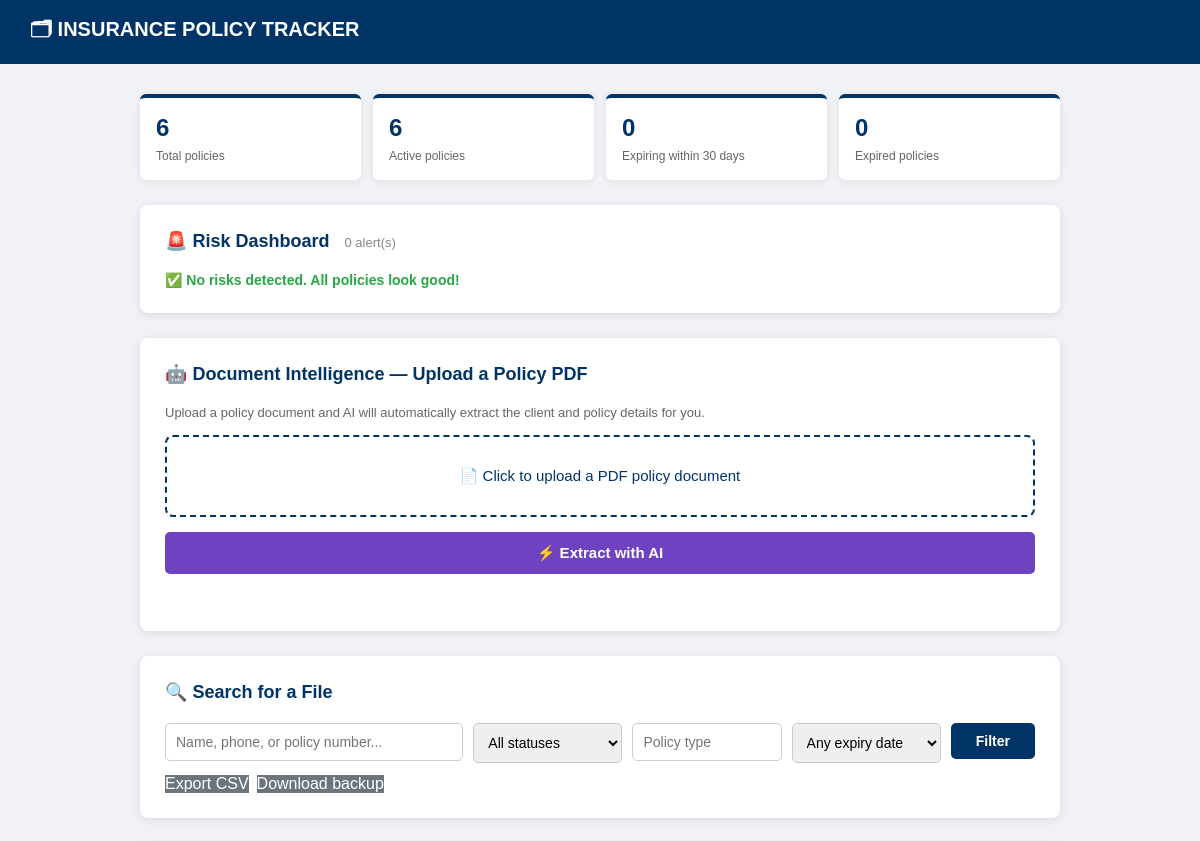
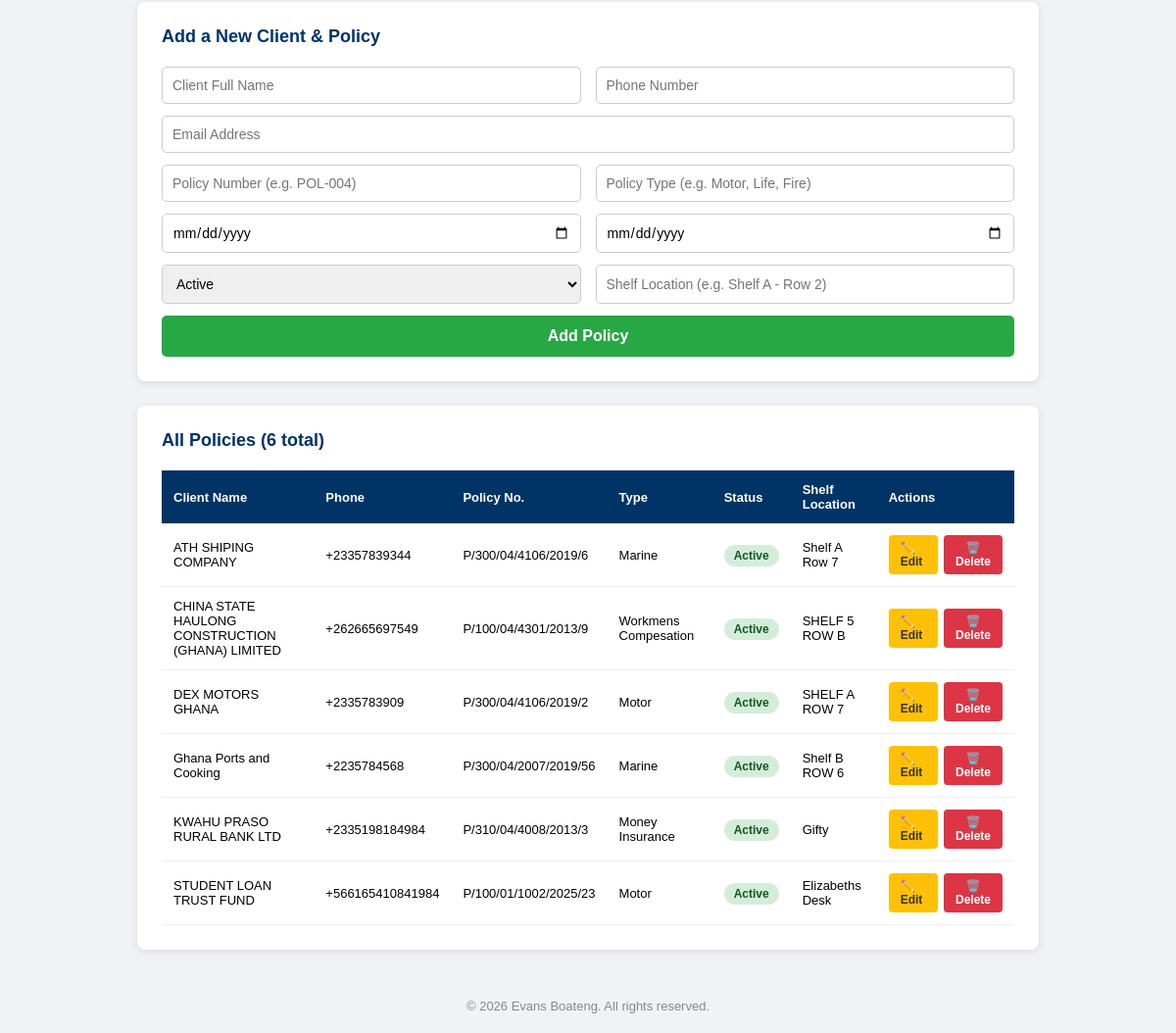
The page / on the database its author committed (2 pictures, top to bottom).
### tables this page shows
CREATE TABLE file_log (
            log_id INTEGER PRIMARY KEY AUTOINCREMENT,
            policy_id INTEGER,
            shelf_location TEXT,
            FOREIGN KEY (policy_id) REFERENCES policies(policy_id)
        );

CREATE TABLE clients (
            client_id INTEGER PRIMARY KEY AUTOINCREMENT,
            full_name TEXT,
            phone TEXT,
            email TEXT
        );

CREATE TABLE policies (
            policy_id INTEGER PRIMARY KEY AUTOINCREMENT,
            policy_number TEXT,
            policy_type TEXT,
            start_date TEXT,
            end_date TEXT,
            status TEXT,
            client_id INTEGER, deleted_at TEXT,
            FOREIGN KEY (client_id) REFERENCES clients(client_id)
        );

### app.py (the view, shortened to what this page needs)
@app.route("/", methods=["GET", "POST"])
def index():
    results = []
    message = ""
    search_query = ""
    status_filter = request.args.get("status", "")
    policy_type_filter = request.args.get("policy_type", "")
    expiry_window = request.args.get("expiry_window", "")
    all_policies = get_all_policies(search_query, status_filter, policy_type_filter, expiry_window)
    risk_flags = get_risk_flags()
    return render_template("index.html",
                           results=results,
                           message=message,
                           search_query=search_query,
                           all_policies=all_policies,
                           risk_flags=risk_flags,
                           stats=get_dashboard_stats(),
                           status_filter=status_filter,
                           policy_type_filter=policy_type_filter,
                           expiry_window=expiry_window)

### app.py (called while the page is built)
def connect_db():
    conn = sqlite3.connect(DB_PATH)
    conn.execute("PRAGMA foreign_keys = ON")
    return conn

def get_dashboard_stats():
    conn = connect_db()
    cursor = conn.cursor()
    stats = {
        "total": cursor.execute("SELECT COUNT(*) FROM policies WHERE deleted_at IS NULL").fetchone()[0],
        "active": cursor.execute("SELECT COUNT(*) FROM policies WHERE deleted_at IS NULL AND status='Active'").fetchone()[0],
        "expired": cursor.execute("SELECT COUNT(*) FROM policies WHERE deleted_at IS NULL AND status='Expired'").fetchone()[0],
        "expiring_soon": cursor.execute(
            "SELECT COUNT(*) FROM policies WHERE deleted_at IS NULL AND status='Active' AND end_date BETWEEN ? AND ?",
            (str(datetime.today().date()), str(datetime.today().date() + timedelta(days=30)))
        ).fetchone()[0]
    }
    conn.close()
    return stats

### templates/index.html (shortened to what this page needs)
<!DOCTYPE html>
<html lang="en">
<head>
</head>
<body>
<div class="navbar">🗂 INSURANCE POLICY TRACKER</div>
<div class="container">
    <div class="stats">
        <div class="stat"><strong>{{ stats.total }}</strong><span>Total policies</span></div>
        <div class="stat"><strong>{{ stats.active }}</strong><span>Active policies</span></div>
        <div class="stat"><strong>{{ stats.expiring_soon }}</strong><span>Expiring within 30 days</span></div>
        <div class="stat"><strong>{{ stats.expired }}</strong><span>Expired policies</span></div>
    </div>
    <div class="card">
        <h2>🚨 Risk Dashboard
            <span style="font-size:13px; font-weight:normal; color:#888; margin-left:10px;">
                {{ risk_flags|length }} alert(s)
            </span>
        </h2>
        {% if risk_flags %}
            {% for flag in risk_flags %}
            <div class="flag flag-{{ flag.level }}">
                <span>{{ flag.icon }}</span>
                <span>{{ flag.message }}</span>
                {% if flag.policy_id %}
                <span class="flag-actions">
                    <a class="flag-action" href="/edit/{{ flag.policy_id }}">
                        {% if flag.type == 'expiring_soon' %}Renew / Update{% else %}Edit{% endif %} →
                    </a>
                    {% if flag.type == 'expired_active' %}
                    <form method="POST" action="/mark-expired/{{ flag.policy_id }}">
                        <button type="submit">Mark expired</button>
                    </form>
                    {% endif %}
                </span>
                {% endif %}
            </div>
            {% endfor %}
        {% else %}
            <p class="no-flags">✅ No risks detected. All policies look good!</p>
        {% endif %}
    </div>
    <div class="card">
        <h2>🤖 Document Intelligence — Upload a Policy PDF</h2>
        <p style="font-size:13px; color:#666; margin-bottom:15px;">
            Upload a policy document and AI will automatically extract the client and policy details for you.
        </p>
        <div class="upload-area" onclick="document.getElementById('pdf_input').click()">
            📄 Click to upload a PDF policy document
        </div>
        <button class="btn-extract" onclick="extractFromPDF()">⚡ Extract with AI</button>
        <div class="extract-status" id="extract-status"></div>
    </div>
    <div class="card">
        <h2>🔍 Search for a File</h2>
        <form method="GET">
            <div class="filter-bar">
                <input type="text" name="search_query" placeholder="Name, phone, or policy number..." value="{{ search_query }}">
                <select name="status">
                    <option value="">All statuses</option>
                </select>
                <input type="text" name="policy_type" placeholder="Policy type" value="{{ policy_type_filter }}">
                <select name="expiry_window">
                    <option value="">Any expiry date</option>
                </select>
                <button type="submit" class="btn-search">Filter</button>
            </div>
        </form>
        <div class="toolbar">
            <a class="btn-secondary" href="/export.csv">Export CSV</a>
            <a class="btn-secondary" href="/backup">Download backup</a>
        </div>
    </div>
    <div class="card">
        <h2> Add a New Client & Policy</h2>
        <form method="POST">
            <div class="row">
                <input type="text" id="f_full_name" name="full_name" placeholder="Client Full Name" required>
                <input type="text" id="f_phone" name="phone" placeholder="Phone Number" required>
            </div>
            <input type="email" id="f_email" name="email" placeholder="Email Address">
            <div class="row">
                <input type="text" id="f_policy_number" name="policy_number" placeholder="Policy Number (e.g. POL-004)" required>
                <input type="text" id="f_policy_type" name="policy_type" placeholder="Policy Type (e.g. Motor, Life, Fire)" required>
            </div>
            <div class="row">
                <input type="date" id="f_start_date" name="start_date" required>
                <input type="date" id="f_end_date" name="end_date" required>
            </div>
            <div class="row">
                <select id="f_status" name="status">
                    <option value="Active">Active</option>
                </select>
                <input type="text" id="f_shelf_location" name="shelf_location" placeholder="Shelf Location (e.g. Shelf A - Row 2)" required>
            </div>
            <button type="submit" name="add" class="btn-add">Add Policy</button>
        </form>
    </div>
    <div class="card">
        <h2> All Policies ({{ all_policies|length }} total)</h2>
        {% if all_policies %}
        <table>
            <thead>
                <tr>
                    <th>Client Name</th><th>Phone</th><th>Policy No.</th>
                    <th>Type</th><th>Status</th><th>Shelf Location</th><th>Actions</th>
                </tr>
            </thead>
            <tbody>
                {% for row in all_policies %}
                <tr>
                    <td>{{ row[0] }}</td><td>{{ row[1] }}</td><td>{{ row[2] }}</td>
                    <td>{{ row[3] }}</td>
                    <td><span class="badge {% if row[4] == 'Active' %}badge-active{% else %}badge-expired{% endif %}">{{ row[4] }}</span></td>
                    <td>{{ row[5] }}</td>
                    <td>
                        <div class="action-cell">
                            <a href="/edit/{{ row[7] }}" class="btn-edit">✏️ Edit</a>
                            <form method="POST" action="/delete/{{ row[7] }}" onsubmit="return confirm('Are you sure?')">
                                <button type="submit" class="btn-delete">🗑️ Delete</button>
                            </form>
                        </div>
                    </td>
                </tr>
                {% endfor %}
            </tbody>
        </table>
        {% else %}
        <p style="color:#888; font-size:14px;">No policies added yet.</p>
        {% endif %}
    </div>
</div>
<footer>&copy; 2026 Evans Boateng. All rights reserved.</footer>
</body>
</html>

### templates/index.html (style rules this page uses)
* { margin: 0; padding: 0; box-sizing: border-box; font-family: Arial, sans-serif; }
body { background-color: #f0f2f5; }
.navbar { background-color: #003366; padding: 15px 30px; color: white; font-size: 20px; font-weight: bold; }
.container { max-width: 960px; margin: 30px auto; padding: 0 20px; }
.card { background: white; border-radius: 8px; padding: 25px; margin-bottom: 25px; box-shadow: 0 2px 8px rgba(0,0,0,0.1); }
h2 { color: #003366; margin-bottom: 20px; font-size: 18px; }
input, select { width: 100%; padding: 10px; margin-bottom: 12px; border: 1px solid #ccc; border-radius: 5px; font-size: 14px; }
.row { display: grid; grid-template-columns: 1fr 1fr; gap: 15px; }
button { padding: 10px 25px; border: none; border-radius: 5px; cursor: pointer; font-size: 14px; font-weight: bold; }
.btn-search { background-color: #003366; color: white; }
.btn-add { background-color: #28a745; color: white; width: 100%; padding: 12px; font-size: 16px; }
table { width: 100%; border-collapse: collapse; margin-top: 15px; }
th { background-color: #003366; color: white; padding: 12px; text-align: left; font-size: 13px; }
td { padding: 12px; border-bottom: 1px solid #eee; font-size: 13px; }
.badge { padding: 4px 10px; border-radius: 12px; font-size: 12px; font-weight: bold; }
.badge-active { background-color: #d4edda; color: #155724; }
.btn-edit { background-color: #ffc107; color: #333; padding: 6px 12px; font-size: 12px; border-radius: 4px; text-decoration: none; display: inline-block; font-weight: bold; }
.btn-delete { background-color: #dc3545; color: white; padding: 6px 12px; font-size: 12px; border-radius: 4px; border: none; cursor: pointer; font-weight: bold; }
.action-cell { display: flex; gap: 6px; align-items: center; }
.no-flags { color: #28a745; font-weight: bold; font-size: 14px; }
.upload-area { border: 2px dashed #003366; border-radius: 8px; padding: 30px; text-align: center; cursor: pointer; color: #003366; font-size: 15px; margin-bottom: 15px; transition: background 0.2s; }
.btn-extract { background-color: #6f42c1; color: white; width: 100%; padding: 12px; font-size: 15px; border-radius: 5px; border: none; cursor: pointer; font-weight: bold; }
.extract-status { margin-top: 12px; font-size: 13px; color: #555; text-align: center; min-height: 20px; }
.stats { display: grid; grid-template-columns: repeat(4, 1fr); gap: 12px; margin-bottom: 25px; }
.stat { background: white; border-top: 4px solid #003366; border-radius: 6px; padding: 16px; box-shadow: 0 2px 8px rgba(0,0,0,0.08); }
.stat strong { display: block; color: #003366; font-size: 24px; margin-bottom: 4px; }
.stat span { color: #666; font-size: 12px; }
.filter-bar { display: grid; grid-template-columns: 2fr 1fr 1fr 1fr auto; gap: 10px; align-items: start; }
.filter-bar input, .filter-bar select { margin-bottom: 0; }
.btn-secondary { background-color: #6c757d; color: white; text-decoration: none; display: inline-block; }
.toolbar { display: flex; gap: 8px; margin-top: 12px; flex-wrap: wrap; }
footer { text-align: center; padding: 20px; color: #888; font-size: 13px; }

### rows shown on the page
file_log: full_name "ATH SHIPING COMPANY", phone "+23357839344", policy_number "P/300/04/4106/2019/6", policy_type "Marine", status "Active", shelf_location "Shelf A Row 7"
file_log: full_name "CHINA STATE HAULONG CONSTRUCTION (GHANA) LIMITED", phone "+262665697549", policy_number "P/100/04/4301/2013/9", policy_type "Workmens Compesation", status "Active", shelf_location "SHELF 5 ROW B"
file_log: full_name "DEX MOTORS GHANA", phone "+2335783909", policy_number "P/300/04/4106/2019/2", policy_type "Motor", status "Active", shelf_location "SHELF A ROW 7"
file_log: full_name "Ghana Ports and Cooking", phone "+2235784568", policy_number "P/300/04/2007/2019/56", policy_type "Marine", status "Active", shelf_location "Shelf B ROW 6"
file_log: full_name "KWAHU PRASO RURAL BANK LTD", phone "+2335198184984", policy_number "P/310/04/4008/2013/3", policy_type "Money Insurance", status "Active", shelf_location "Gifty"
file_log: full_name "STUDENT LOAN TRUST FUND", phone "+566165410841984", policy_number "P/100/01/1002/2025/23", policy_type "Motor", status "Active", shelf_location "Elizabeths Desk"

### other values the page prints
{{ stats.total }} "6"
{{ stats.active }} "6"
{{ stats.expiring_soon }} "0"
{{ stats.expired }} "0"
{{ risk_flags|length }} "0"
{{ all_policies|length }} "6"
